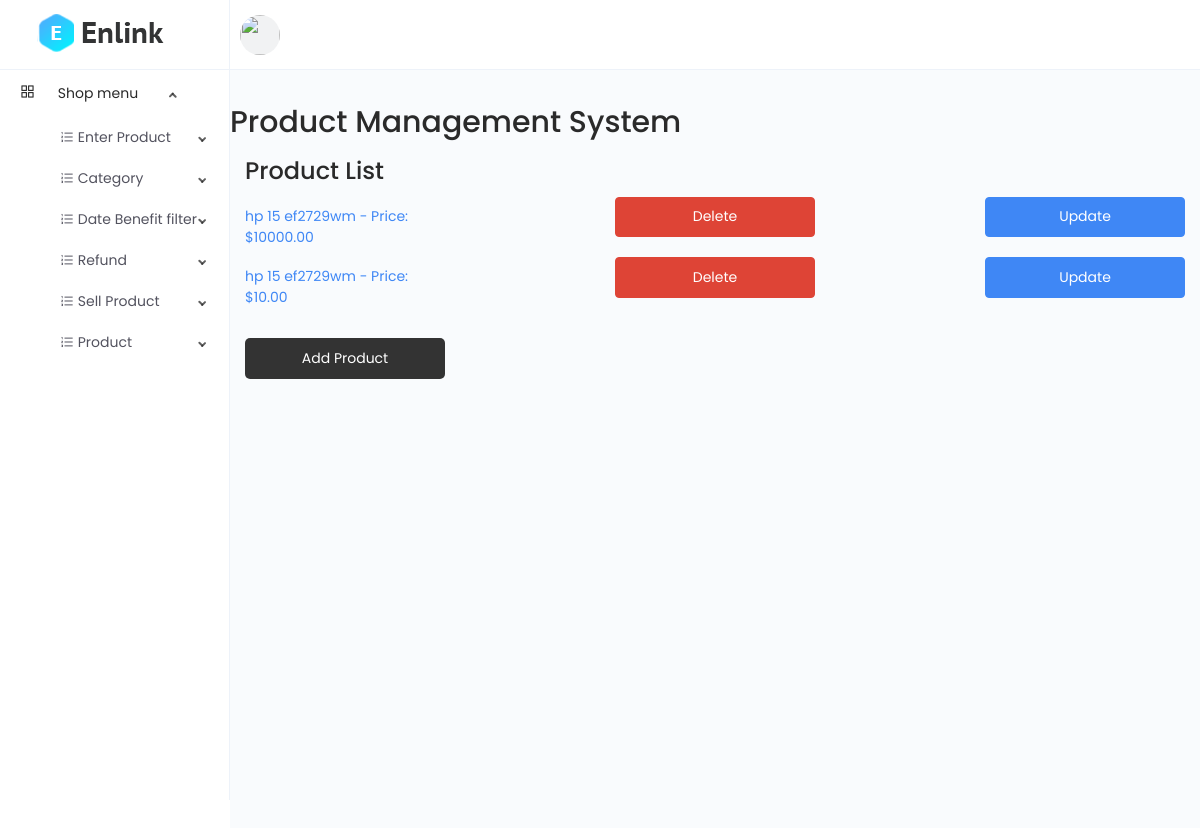
Page /product/list/ (signed in) on the earlier database version.
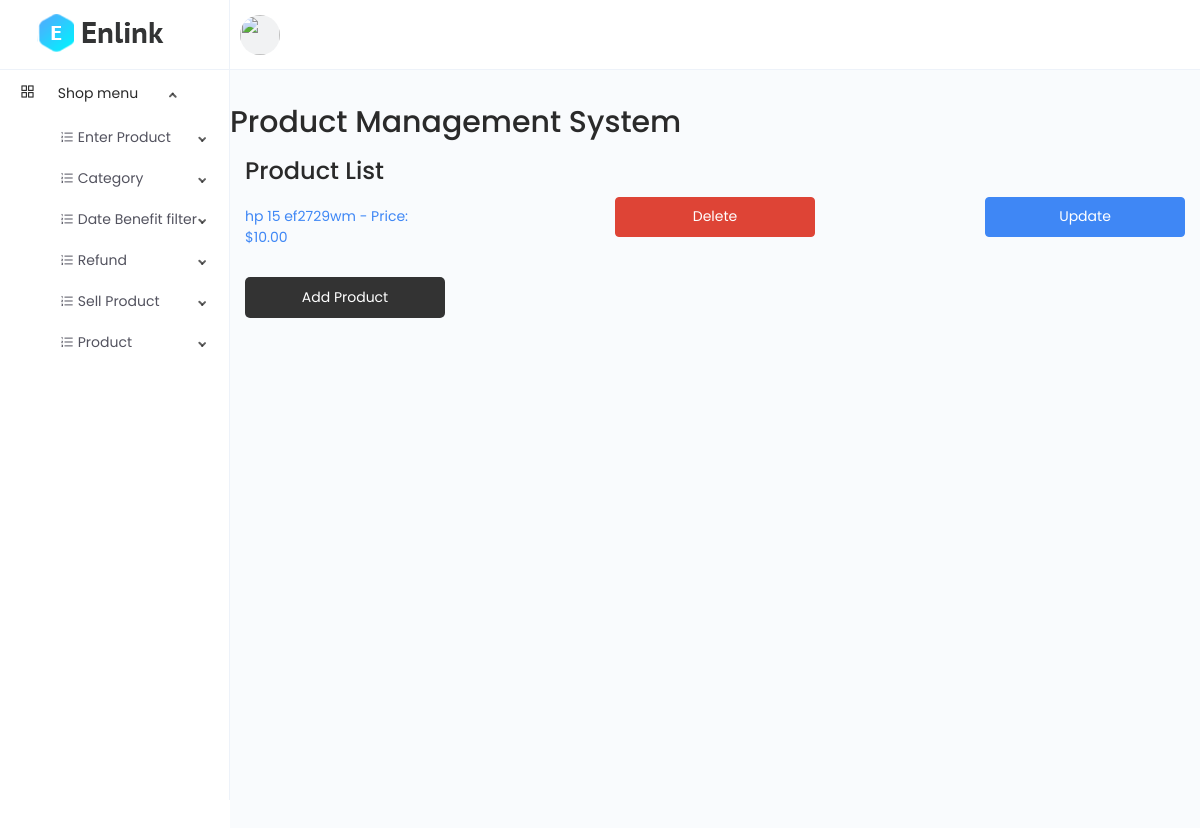
Same page on the later database version.
### main/models.py (models this page shows, shortened)
class CodeGenerate(models.Model):
    code = models.CharField(max_length=255, blank=True, unique=True)
    class Meta:
        abstract = True

class Product(CodeGenerate):
    category = models.ForeignKey(Category, on_delete=models.CASCADE)
    name = models.CharField(max_length=255)
    price = models.DecimalField(decimal_places=2, max_digits=15)
    discount_price = models.DecimalField(decimal_places=2, max_digits=10, blank=True, null=True)
    banner_img = models.ImageField(upload_to='media/banner-img/')
    quantity = models.IntegerField()
    qr_code = models.ImageField(blank=True, upload_to="media/qr")

### main/views.py (the view)
# urls.py: path('product/list/', views.product_list, name='product_list'),
@login_required(login_url="login")
def product_list(request):
    products = models.Product.objects.all()
    return render(request, 'product/list.html', {'products': products})

### templates/product/list.html (shortened to what this page needs)
{% extends 'base.html' %}
{% block content %}
<header>
    <h1>Product Management System</h1>
</header>
<div class="container">
    <h2>Product List</h2>
    <ul>
        {% for product in products %}
            <div class="product-info">
                <a href="{% url 'product_detail' product.code %}"><span>{{ product.name }} - Price: ${{ product.price }}</span></a>
                <div class="product-actions">
                    <a class="btn btn-danger" href="{% url 'delete_product' product.code %}" class="delete-link">Delete</a>
                </div>
                <div class="product-actions">
                    <a class="btn btn-primary" href="{% url 'update_product' product.code %}">Update</a>
                </div>
            </div>
        {% endfor %}
    </ul>
    <a href="{% url 'create_product' %}" class="add-link">Add Product</a>
</div>
{% endblock %}

Differences in the rows shown:
removed Product: name "hp 15 ef2729wm", price "10000.00"
